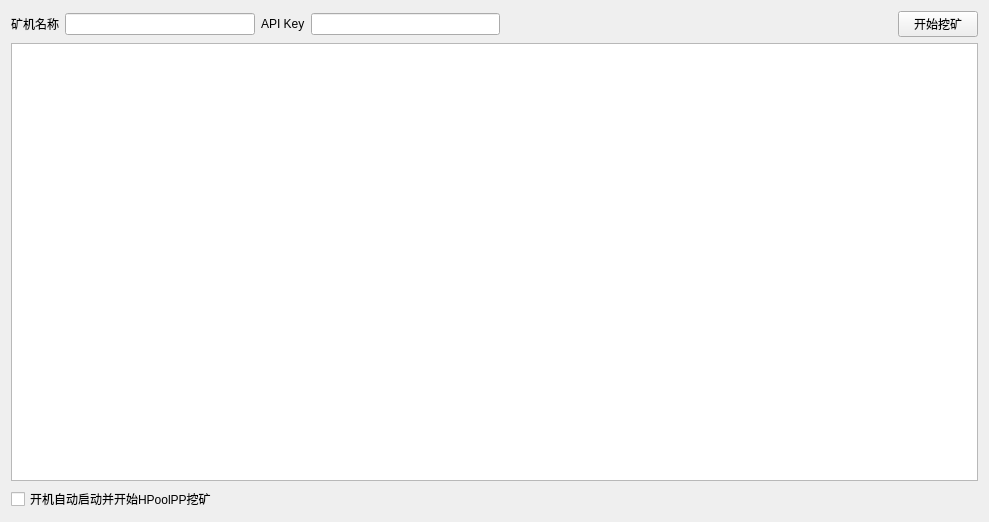
<?xml version="1.0" encoding="UTF-8"?>
<ui version="4.0">
 <class>HPoolPPMineWidget</class>
 <widget class="QWidget" name="HPoolPPMineWidget">
  <property name="geometry">
   <rect>
    <x>0</x>
    <y>0</y>
    <width>989</width>
    <height>522</height>
   </rect>
  </property>
  <property name="windowTitle">
   <string>Form</string>
  </property>
  <layout class="QVBoxLayout" name="verticalLayout">
   <item>
    <layout class="QHBoxLayout" name="horizontalLayout_3">
     <item>
      <widget class="QLabel" name="label_2">
       <property name="text">
        <string>矿机名称</string>
       </property>
      </widget>
     </item>
     <item>
      <widget class="QLineEdit" name="editMinerName"/>
     </item>
     <item>
      <widget class="QLabel" name="label">
       <property name="text">
        <string>API Key</string>
       </property>
      </widget>
     </item>
     <item>
      <widget class="QLineEdit" name="editApiKey"/>
     </item>
     <item>
      <spacer name="horizontalSpacer_5">
       <property name="orientation">
        <enum>Qt::Horizontal</enum>
       </property>
       <property name="sizeHint" stdset="0">
        <size>
         <width>40</width>
         <height>20</height>
        </size>
       </property>
      </spacer>
     </item>
     <item>
      <widget class="QLabel" name="labelStatus">
       <property name="text">
        <string/>
       </property>
      </widget>
     </item>
     <item>
      <spacer name="horizontalSpacer_6">
       <property name="orientation">
        <enum>Qt::Horizontal</enum>
       </property>
       <property name="sizeHint" stdset="0">
        <size>
         <width>40</width>
         <height>20</height>
        </size>
       </property>
      </spacer>
     </item>
     <item>
      <widget class="QPushButton" name="buttonStart">
       <property name="text">
        <string>开始挖矿</string>
       </property>
      </widget>
     </item>
    </layout>
   </item>
   <item>
    <widget class="QTextEdit" name="textEditLog"/>
   </item>
   <item>
    <layout class="QHBoxLayout" name="horizontalLayout">
     <item>
      <widget class="QCheckBox" name="checkBoxAutoStart">
       <property name="text">
        <string>开机自动启动并开始HPoolPP挖矿</string>
       </property>
      </widget>
     </item>
     <item>
      <spacer name="horizontalSpacer">
       <property name="orientation">
        <enum>Qt::Horizontal</enum>
       </property>
       <property name="sizeHint" stdset="0">
        <size>
         <width>40</width>
         <height>20</height>
        </size>
       </property>
      </spacer>
     </item>
    </layout>
   </item>
  </layout>
 </widget>
 <resources/>
 <connections/>
</ui>
